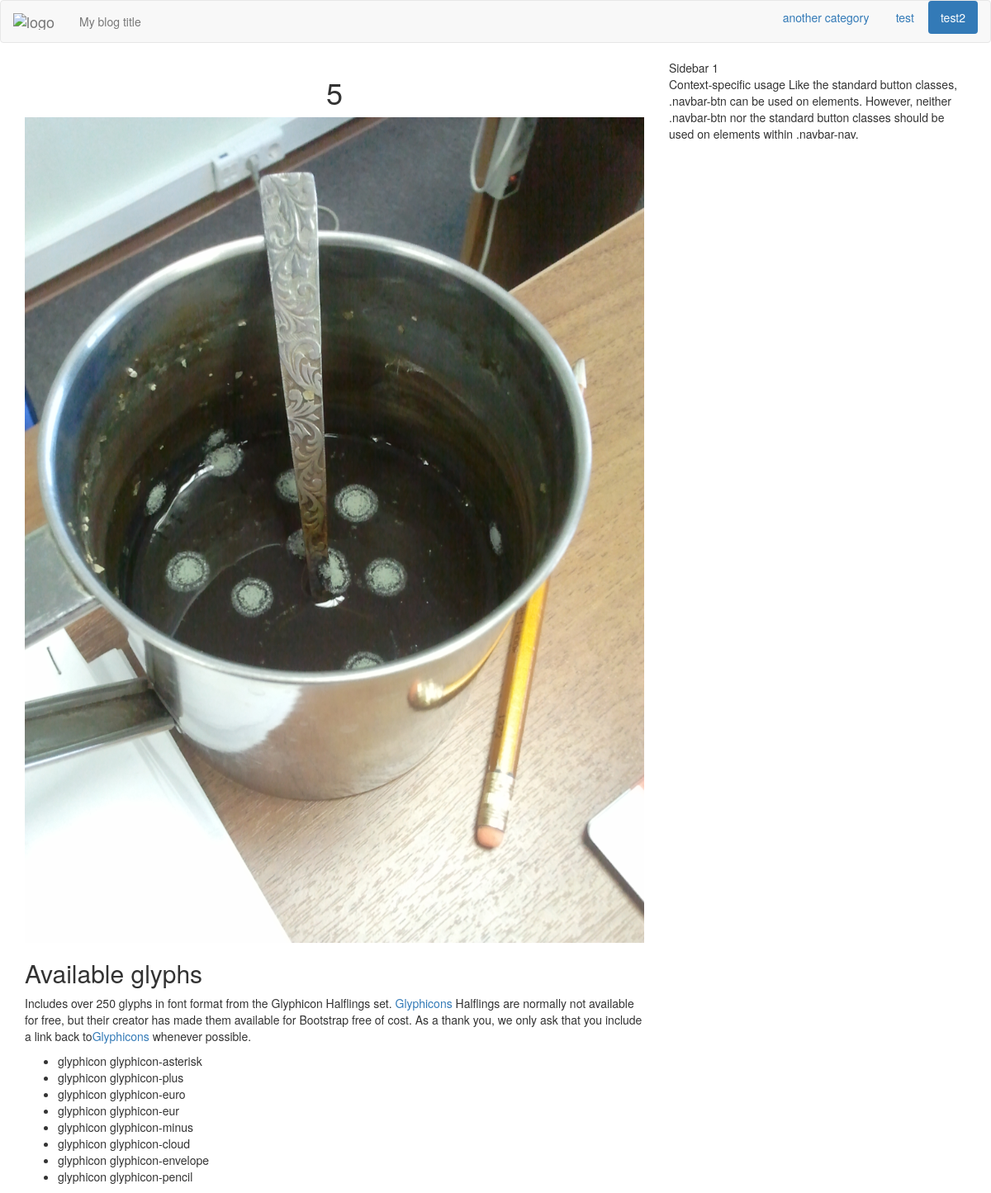
Screenshot of /test2/5-13/ with the database file from the repository.
### blog/models.py (models this page shows, shortened)
class Category(models.Model):
    index_together = [
    ["id","name", "order"],
    ]
    name = models.CharField(max_length=30, unique=True)
    description = models.TextField(max_length=250)
    slug = models.SlugField("URL",blank=True, max_length=150)
    order = models.SmallIntegerField(blank=True, default=1)
    def __str__(self):
        return self.name
    @classmethod
    def list(self):
        cat_list = cat = self.objects.all().only("name","order")\
            .order_by('order','name')
        return cat_list

class Post(models.Model):
    index_together = [
    ["title", "description", "post_thumbnail", "author", "category",
     "url", "published", "status"],
    ]
    title = models.CharField(max_length=150)
    description = RichTextField(max_length = 500, config_name = "description",
                                blank=True)
    text = RichTextUploadingField(config_name = "post")
    today = datetime.date.today()
    post_image = models.ImageField(upload_to =
                        str(today.year)+'/'
                        +str(today.month)+'/'+str(today.day)+'/', blank=True)
    post_image.short_description = 'Image'
    post_thumbnail = ImageSpecField(source='post_image',
                                processors=[ResizeToFit(640, 480)],
                                format='JPEG',
                                options={'quality': 85})
    def get_image(self):
        return mark_safe('<img src="%s" class ="img-responsive center-block"/>'\
                         % (self.post_thumbnail.url))
    get_image.short_description = 'Thumbnail'
    created = models.DateTimeField(auto_now_add=True)
    edited = models.DateTimeField(auto_now=True)
    published = models.DateTimeField(default=timezone.now)
    author = models.ForeignKey(settings.AUTH_USER_MODEL) ###
    category = models.ForeignKey('Category')
    tags = models.ManyToManyField('Tag',
                                        related_name='posts',
                                        related_query_name='post',
                                        blank=True)
    url = models.SlugField(blank=True)
    STATUS = (
                ("D", "Draft"),
                ("P","Published"),
    )
    status = models.CharField(max_length=1, choices=STATUS, default="D")
    ordering = ('-published',)

### blog/views.py (the view)
def single_post(request, category, title, id):
    post = Post.objects.select_related("author").get(pk=id)
    return render(request, 'single.html',
                  {'post': post,
                   'category': category,
                  'cat_list': Category.list()})

### templates/single.html (shortened to what this page needs)
{% extends "index.html" %}
{% block content %}
{% autoescape off %}
<h1 class="text-center">{{ post.title }}</h1>
{% if post.post_image %}
<p>
  <img src="{{ MEDIA_URL }}{{ post.post_image.url }}"
    class="img-responsive center-block"></a>
</p>
{% endif %}
<p>
  {{ post.text }}
</p>
{% endautoescape %}
{% endblock %}

### templates/index.html (shortened to what this page needs)
{% load staticfiles %}
<!DOCTYPE html>
<html>
<head>
<link rel="stylesheet" href="/static/css/backtotop.css" type="text/css">
<link rel="stylesheet" href="/static/css/bootstrap.min.css" type="text/css" />
<link rel="stylesheet" href="/static/css/custom.css" type="text/css" />
</head>
<body>
  <div class="navbar navbar-default">
    <div class="container-fluid">
      <div class="navbar-header">
        <a class="navbar-brand" href="{{ request.scheme }}://{{ request.get_host }}">
          <img alt="logo" src="#" /></a>
        <p class="navbar-text">
          My blog title
        </p>
      </div>
      <ul class="nav nav-pills pull-right">
        {% for cat in cat_list %}
          {% if category and cat|slugify == category %}
            <li role="presentation" class="active">
            <a href="{{ request.scheme }}://{{ request.get_host }}/{{ cat|slugify }}">
              {{ cat }}</a></li>
          {% else %}
            <li role="presentation">
            <a href="{{ request.scheme }}://{{ request.get_host }}/{{ cat|slugify }}">
              {{ cat }}</a></li>
          {% endif %}
        {% endfor %}
      </ul>
    </div>
  </div>
<div class="container">
<div class="row">
  <div class="col-md-4 pull-right sidebar">
    <div class="sidebar1">
      <p>
        Sidebar 1<br />
        Context-specific usage
Like the standard button classes, .navbar-btn can be used on
  elements. However, neither .navbar-btn nor the standard button classes
  should be used on  elements within .navbar-nav.
      </p>
    </div>
  </div>
<div class="col-md-8 main">
<div class="content">
  {% block content %}
  {% endblock %}
</div>
</div>
</div>
</div>
</body>
</html>

### rows the page displays
Category: name "another category"
Category: name "test"
Category: name "test2"
Post: title "5", post_image (picture), text "Available glyphs Includes over 250 glyphs in font format from the Glyphicon Halflings set. Glyphicons Halflings are normally not available for free, but their creator has made them available for Bootstrap free of cost. As a thank you, we only ask that you include a link back to Glyphicons whenever possible. glyphicon glyphicon-asterisk glyphicon glyphicon-plus glyphicon glyphicon-euro glyphicon glyphicon-eur glyphicon glyphicon-minus glyphicon glyphicon-cloud glyphicon glyphicon-envelope glyphicon glyphicon-pencil"
